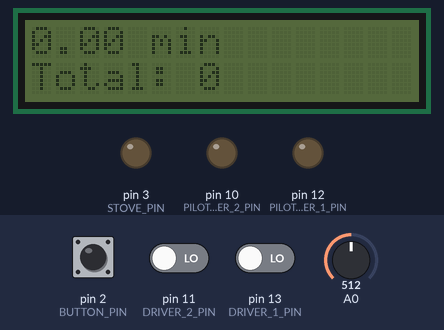
The sketch below on a simulated Arduino Uno, built with avr-gcc and run on an emulated ATmega328P. Parts: 16×2 character LCD, output pins drawn as LEDs (lit = HIGH). The test bench sets the inputs (shaded band); at power-on: pin 2 (BUTTON_PIN) LOW, pin 11 (DRIVER_2_PIN) LOW, pin 13 (DRIVER_1_PIN) LOW, A0 = 512. What the sketch prints to the serial monitor is not drawn.

Above: at 1.2 s.
1.3 s: pin 2 (BUTTON_PIN) pulled HIGH for 2.35 s
At 3.2 s:
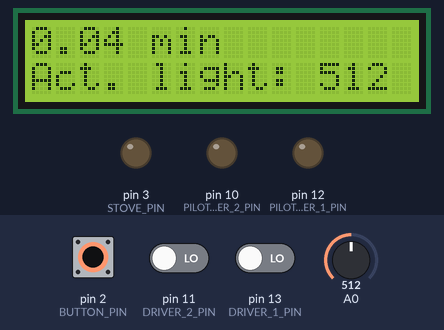
9.6 s: pin 11 (DRIVER_2_PIN) driven HIGH
At 10.6 s:
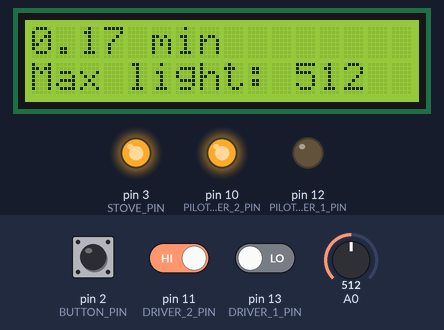
15.6 s: pin 13 (DRIVER_1_PIN) driven HIGH
At 16.8 s:
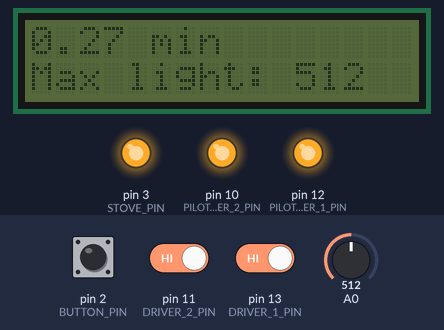
21.6 s: pin 11 (DRIVER_2_PIN) driven LOW
At 26.8 s:
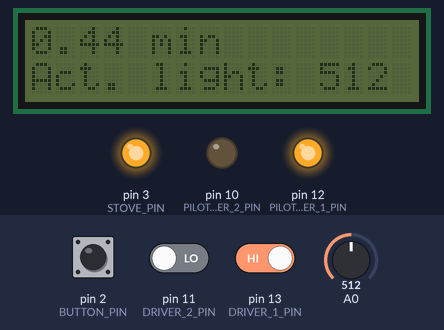
27.6 s: pin 2 (BUTTON_PIN) pulled HIGH for 2.35 s
At 31.7 s:
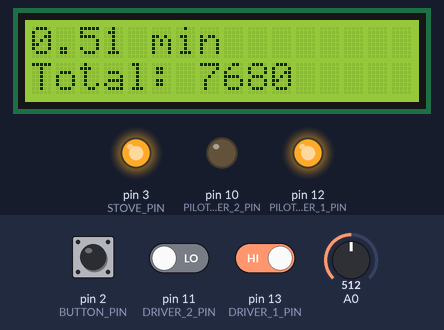
36.0 s: A0 set to 716
At 41.7 s:
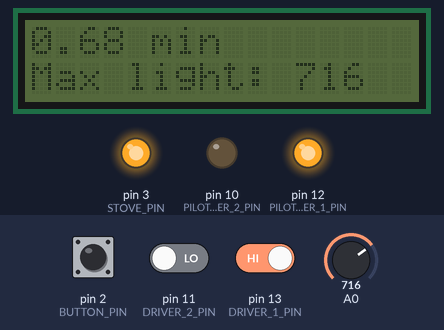
Timing chart, 0 to 43.0 s (numbered marks = the images above; inputs shaded):
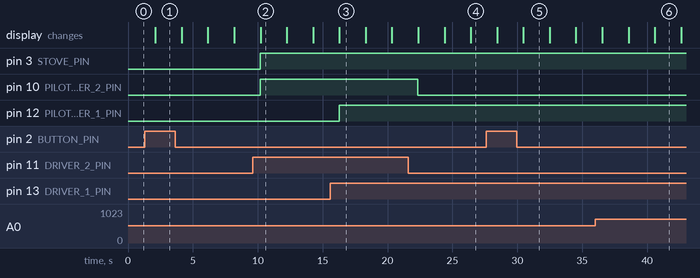

Measured:
- after the input at 1.3 s, the display: changes after 0.81 s (image 1)
- after the input at 9.6 s, pin 3 (STOVE_PIN), pin 10 (PILOT_DRIVER_2_PIN): LOW → HIGH after 0.59 s
- after the input at 15.6 s, pin 12 (PILOT_DRIVER_1_PIN): LOW → HIGH after 0.66 s
- after the input at 21.6 s, pin 10 (PILOT_DRIVER_2_PIN): HIGH → LOW after 0.74 s
- after the input at 27.6 s, the display: first changes after 0.85 s (image 5 shows a later state)
- what the display in image 2 shows lasts 2.0 s, from 10.2 s to 12.2 s

The sketch:

stove-controller.ino
```cpp
#include <LiquidCrystal_I2C.h> // Library for LCD

LiquidCrystal_I2C lcd(0x27, 16, 2); // I2C address 0x27, 16 column and 2 rows

static unsigned long startTime = 0;
static unsigned long stopTime = 0;
static unsigned long backlightStart = 0;
static double elapsedTimeInMinutes = 0;
static double totalTimeInMinutes = 0;
static bool isSaved = false;
static unsigned long totalLight = 0;
static int maxLight = 0;
static byte displayTotalLight = 0;

const int BUTTON_PIN = 2;  // the number of the pushbutton pin
const int STOVE_PIN = 3;
const int DRIVER_1_PIN = 13;
const int PILOT_DRIVER_1_PIN = 12;
const int DRIVER_2_PIN = 11;
const int PILOT_DRIVER_2_PIN = 10;


void displayTime(String time) {            // clear display
  lcd.setCursor(0, 0);         // move cursor to first char in first line
  lcd.print(time);        // print message at (0, 0)
  lcd.print(" min");
}

void displayLight(String lightLevel) {
  lcd.setCursor(0, 1); // move cursor to first char in second line
  if (displayTotalLight == 0) {
    lcd.print("Total: ");
    lcd.print(totalLight);
    displayTotalLight = 1;
  } else if (displayTotalLight == 1){
    lcd.print("Act. light: ");
    lcd.print(lightLevel);
    displayTotalLight = 2;
  } else if (displayTotalLight == 2) {
    lcd.print("Max light: ");
    lcd.print(maxLight);
    displayTotalLight = 0;
  }
}

void setup() {
  startTime = millis();
  Serial.begin(9600); // initialize serial communication at 9600 bits per second:
  lcd.init(); //initialize the lcd
  pinMode(BUTTON_PIN, INPUT); // initialize the pushbutton pin as an input
  pinMode(DRIVER_1_PIN, INPUT);
  pinMode(PILOT_DRIVER_1_PIN, OUTPUT);
  pinMode(STOVE_PIN, OUTPUT);
  pinMode(DRIVER_2_PIN, INPUT);
  pinMode(PILOT_DRIVER_2_PIN, OUTPUT);
  digitalWrite(STOVE_PIN, LOW);
  digitalWrite(PILOT_DRIVER_1_PIN, LOW);
  digitalWrite(PILOT_DRIVER_2_PIN, LOW);
}

void loop() {
  bool driver1Run, driver2Run;
  driver1Run = readFromDriver(DRIVER_1_PIN, PILOT_DRIVER_1_PIN);
  driver2Run = readFromDriver(DRIVER_2_PIN, PILOT_DRIVER_2_PIN);
  runStove(driver1Run || driver2Run);

  lcd.clear();
  switchBackLight();
  // reads the input on analog pin A0 (value between 0 and 1023)
  int analogValue = analogRead(A0);

  // Serial.print("Analog reading: ");
  // Serial.println(analogValue);   // the raw analog reading
  displayLight(String(analogValue));

  if (analogValue <= 2) {
    if (isSaved == false) {
      isSaved = true;
      totalTimeInMinutes += elapsedTimeInMinutes;
      elapsedTimeInMinutes = 0;
    }
    startTime = millis();
  } else {
    totalLight += analogValue;
    setMaxValue(analogValue);
    isSaved = false;
    stopTime = millis();
    unsigned long elapsedTime = stopTime - startTime;
    elapsedTimeInMinutes = (double)elapsedTime/60000;
  }

  // Serial.print("Time in min: ");
  // Serial.println(elapsedTimeInMinutes, 4);
  displayTime(String(elapsedTimeInMinutes + totalTimeInMinutes, 2));

  delay(2000); // refresh in two seconds
}

void setMaxValue(int value) {
  if(maxLight < value) {
    maxLight = value;
  }
}

void switchBackLight() {
  int buttonState = digitalRead(BUTTON_PIN); // read the state of the pushbutton value
  if (buttonState == HIGH) { // check if the pushbutton is pressed. If it is, the buttonState is HIGH:
    backlightStart = millis();
    lcd.backlight();
  } else {
    unsigned long elapsedBacklightTime = millis() - backlightStart;
    if (elapsedBacklightTime > 10000) {
      lcd.noBacklight();
    }
  }
}

bool readFromDriver(int driverNumberPin, int pilotNumberPin) {
  int isTurnOn = digitalRead(driverNumberPin);
  Serial.print(driverNumberPin);
  Serial.print(" = ");
  Serial.println(isTurnOn);
  if(isTurnOn == HIGH) {
    digitalWrite(pilotNumberPin, HIGH);
    return true;
  } else {
    digitalWrite(pilotNumberPin, LOW);
    return false;
  }
}

void runStove(bool ifRun) {
  if(ifRun)
    digitalWrite(STOVE_PIN, HIGH);
  else
    digitalWrite(STOVE_PIN, LOW);
}
```
